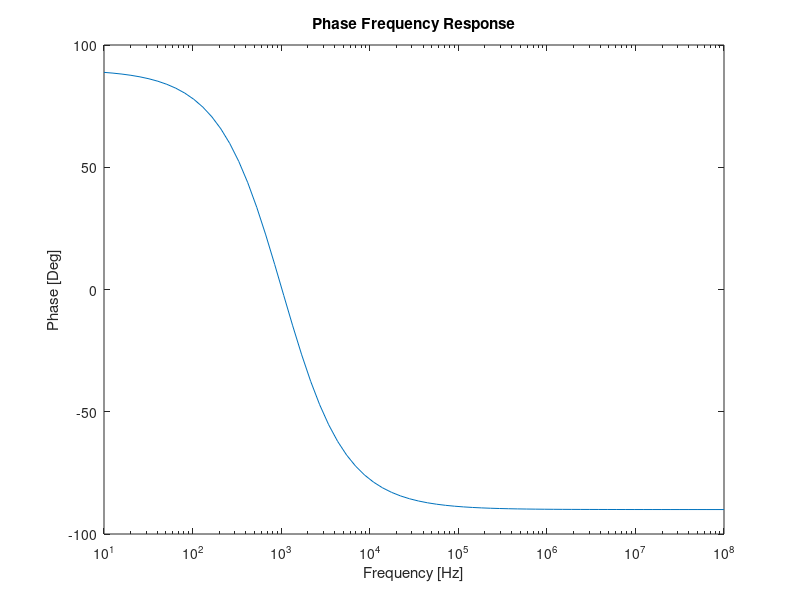
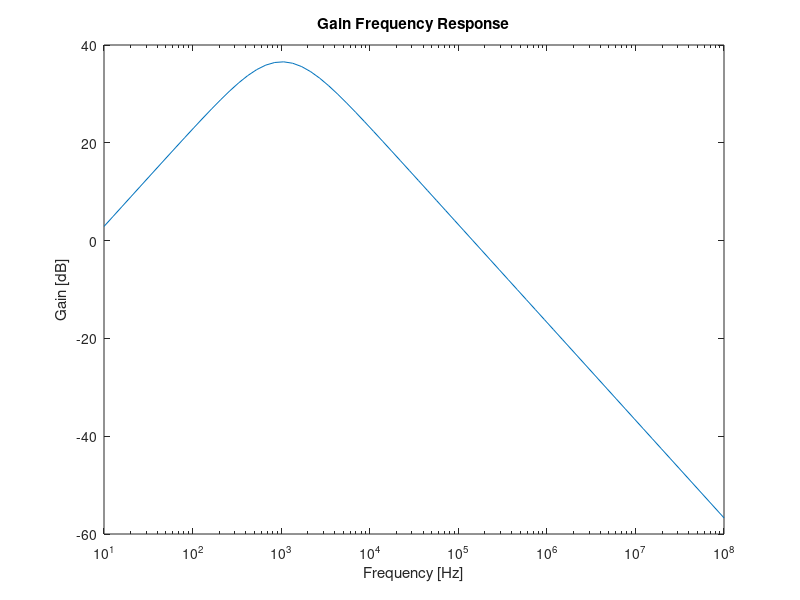

MATLAB code to generate these figures, in order:
clear all
close all

%see notes on Ngspice explaining the configuration (and the values). No rules broken

R1 = 1000;
R2 = 1000;
R3 = 100000;
R4 = 1000;
C1 = 220e-9;
C2 = 110e-9;

f = logspace(1,8,70);
T = (R1*C1*2*pi*f*j)./(1+R1*C1*2*pi*f*j).*(1+R3/R4).*(1./(1+R2*C2*2*pi*f*j));
fig1 = figure();
semilogx(f,180*arg(T)/pi);
xlabel("Frequency [Hz]");
ylabel("Phase [Deg]");
title("Phase Frequency Response");
print(fig1, "theo_phase_f_response.eps", "-depsc");


fig2 = figure();
semilogx(f,20*log10(abs(T)));
xlabel("Frequency [Hz]");
ylabel("Gain [dB]");
title("Gain Frequency Response");
print(fig2, "theo_gain_f_response.eps", "-depsc");

wL = 1/(R1*C1);
wH = 1/(R2*C2);
wO = sqrt(wL*wH);

fich= fopen("freq_theo_del.tex","w");
string=strcat("$f_L$","\t&\t",num2str(wL/(2*pi),'%.6f'),'\\','\\','\\',"hline\n");
fprintf(fich,string);
string=strcat("$f_H$","\t&\t",num2str(wH/(2*pi),'%.6f'),'\\','\\','\\',"hline\n");
fprintf(fich,string);
string=strcat("$f_O$","\t&\t",num2str(wO/(2*pi),'%.6f'),'\\','\\','\\',"hline\n");
fprintf(fich,string);
fclose(fich);

AV_HP = (R1*C1*j*1000*2*pi)/(1+R1*C1*j*1000*2*pi);
AV_HP = 20*log10(abs(AV_HP));
AV_Amp = (1+R3/R4);
AV_Amp = 20*log10(abs(AV_Amp));
AV_LP = 1/(1+R2*C2*j*1000*2*pi);
AV_LP = 20*log10(abs(AV_LP));
AV= AV_HP + AV_Amp + AV_LP;

fich= fopen("gain_theo_del.tex","w");
string=strcat("$AV_{HP}$","\t&\t",num2str(AV_HP,'%.6f'),'\\','\\','\\',"hline\n");
fprintf(fich,string);
string=strcat("$AV_{Amp}$","\t&\t",num2str(AV_Amp,'%.6f'),'\\','\\','\\',"hline\n");
fprintf(fich,string);
string=strcat("$AV_{LP}$","\t&\t",num2str(AV_LP,'%.6f'),'\\','\\','\\',"hline\n");
fprintf(fich,string);
string=strcat("$AV$","\t&\t",num2str(AV,'%.6f'),'\\','\\','\\',"hline\n");
fprintf(fich,string);
fclose(fich);

z_in = R1 + 1/(j*1000*2*pi*C1);
z_out = R2/(j*1000*2*pi*C2)/(R2+1/(j*1000*2*pi*C2));

fich= fopen("imp_theo_del.tex","w");
string=strcat("$Z_{in}$","\t&\t",num2str(z_in,'%.6f'),'\\','\\','\\',"hline\n");
fprintf(fich,string);
string=strcat("$Z_{out}$","\t&\t",num2str(z_out,'%.6f'),'\\','\\','\\',"hline\n");
fprintf(fich,string);
fclose(fich);
